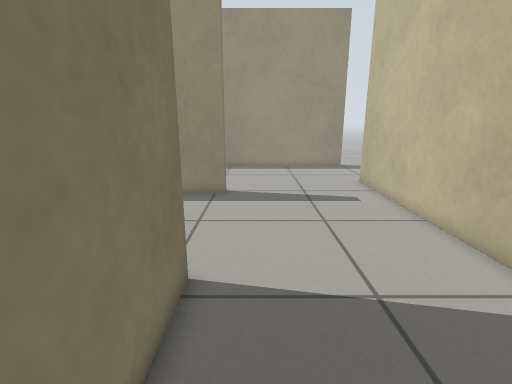
[1] (above)

16 first-person views from a walk through a world built for the Gazebo simulator. The camera is 0.76 m above the floor, tilts 14° down and sees 85° across. Floor lines are 1 m apart. The floor is counted in squares, 0.2 m on a side. Each view is taken from the middle of a square. On the plan, view 1 faces up. The plan holds only what a view shows up to about 20 squares ahead; the rest is blank. Robots are left out. Some surface patterns are stand-ins.

[2]
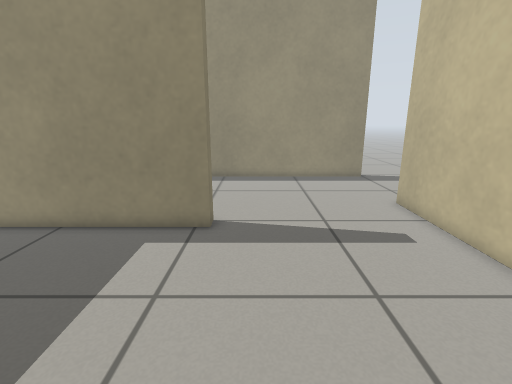

[3]
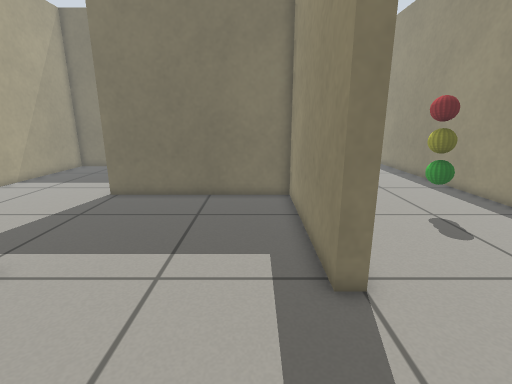

[4]
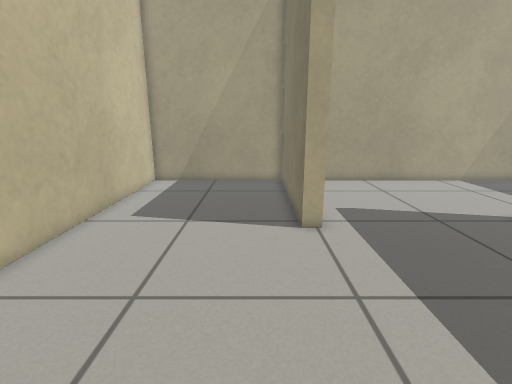

[5]
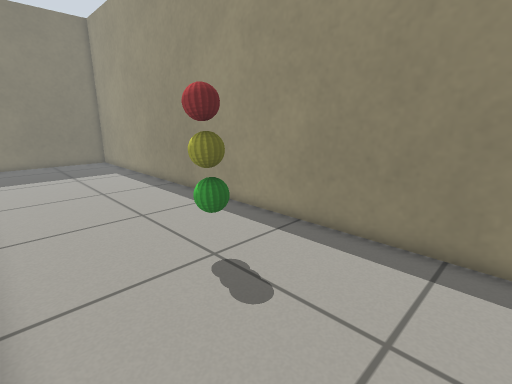

[6]
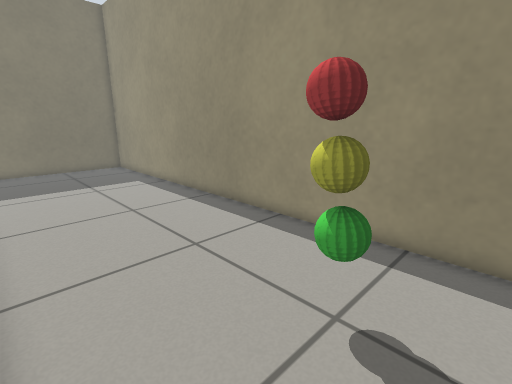

[7]
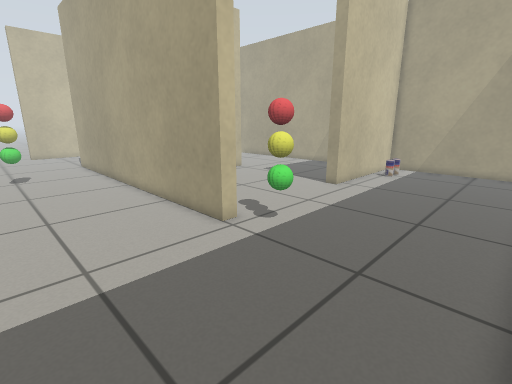

[8]
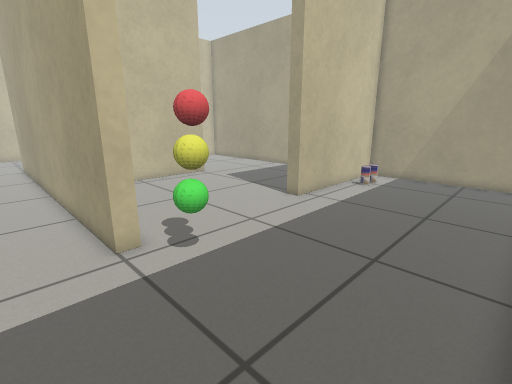

[9]
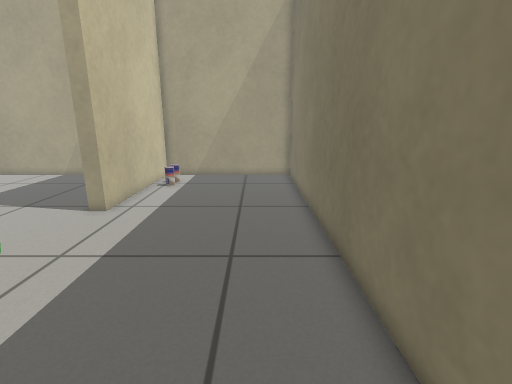

[10]
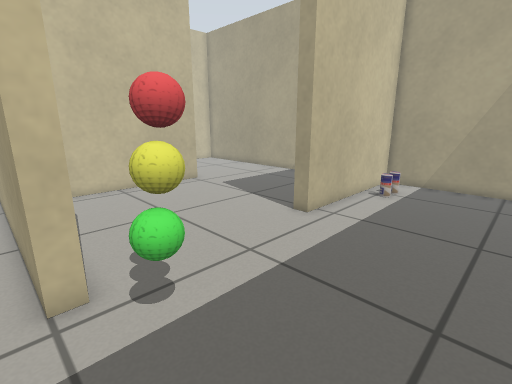

[11]
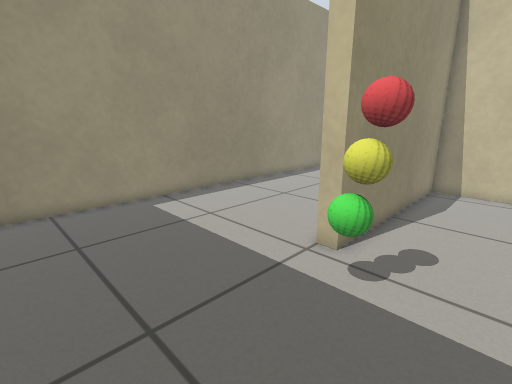

[12]
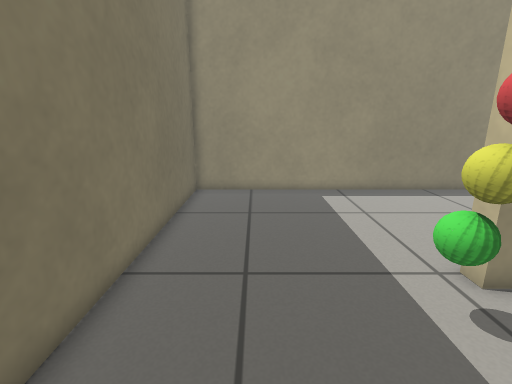

[13]
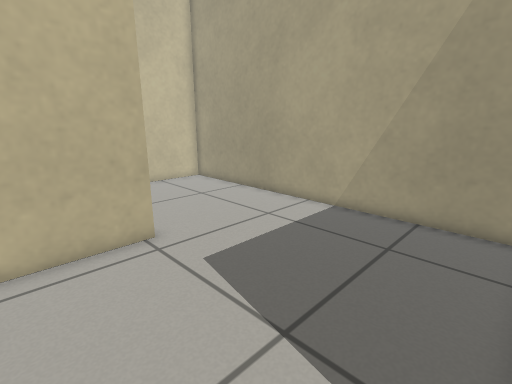

[14]
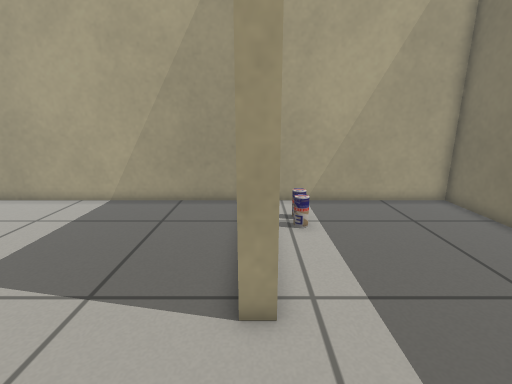

[15]
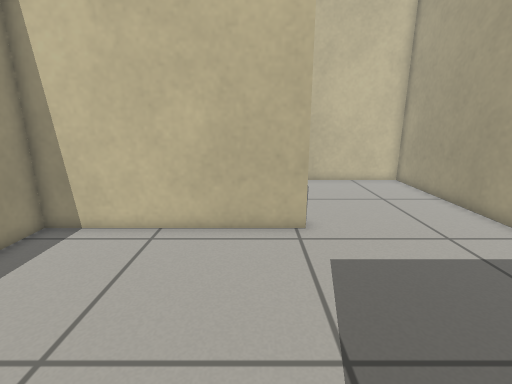

[16]
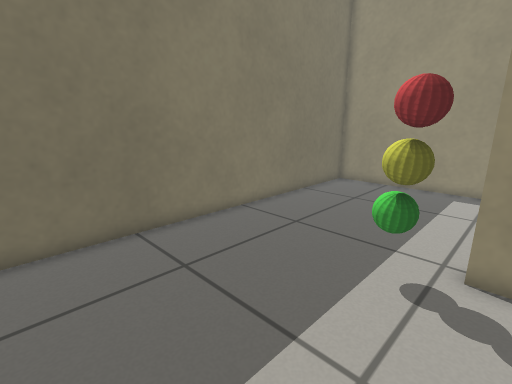

### Floor plan
Points are (right, up) in squares from view 1. A wall is a line through its corners. A room is listed if a view was taken in it or the views show most of it. See-through windows are left out.
Room 1 (views 1, 2, 3, 4, 5, 6, 7, 8, 9, 10, 11, 12, 13, 14, 15, 16)
walls: (-11.3, 5.1) (-11.3, 14.8) (-21.7, 14.8) (-21.7, 15.5) (-3.1, 15.5); (-2.5, 6.3) (-1.7, 6.3) (-1.7, -2.5) (6.8, -2.5) (6.8, 18.1); (-1.7, 15.6) (-1.7, 14.8) (-10.6, 14.8) (-10.6, 5.1); (-20.1, -2.5) (-2.4, -2.5) (-2.4, 3.5); (6.6, 24.8) (-30.4, 24.8) (-30.4, -2.5) (-21.4, -2.5) (-21.4, 6.3) (-20.6, 6.3)
ways out: opening at (7, 21.5)
objects: drink can (-23, 0); drink can (-23, 1); traffic light (-23, 13) to (-22, 14); traffic light (-8, 20) to (-7, 21)

Where each view was taken, in squares from view 1:
view 1: 0 up, 0 right, facing up
view 2: 5 up, 0 right, facing up
view 3: 13 up, 4 right, facing left
view 4: 16 up, 0 right, facing down
view 5: 16 up, 1 left, facing up-left
view 6: 16 up, 5 left, facing up-left
view 7: 22 up, 30 left, facing down-right
view 8: 18 up, 30 left, facing down-right
view 9: 18 up, 28 left, facing down
view 10: 16 up, 28 left, facing down-right
view 11: 11 up, 29 left, facing up-right
view 12: 9 up, 27 left, facing up
view 13: 9 up, 20 left, facing down-right
view 14: 11 up, 21 left, facing down
view 15: 7 up, 21 left, facing right
view 16: 7 up, 21 left, facing up-left
